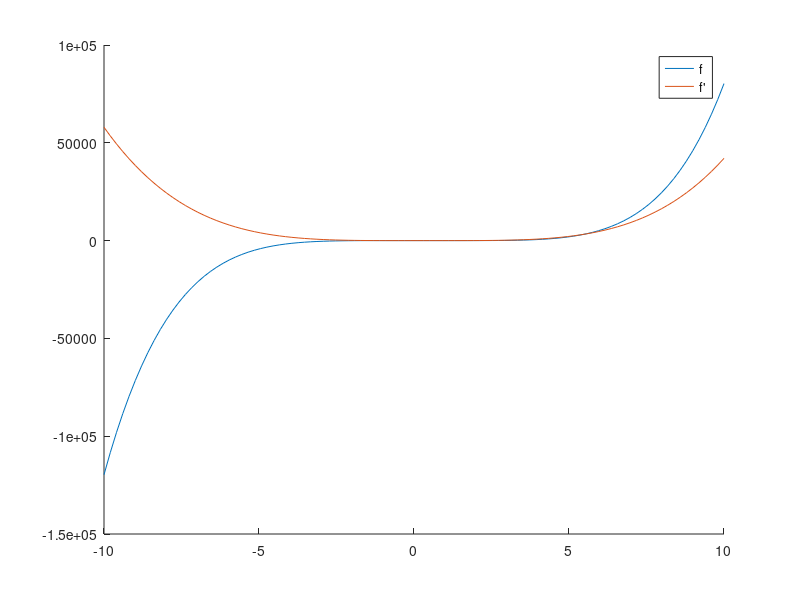

Recreate this plot in MATLAB. (Note: this script raises an error after producing the figure.)
%% Aufgabe 1
%% a)

clear
% functions
f = @(x) x.^5 - x.^4 * 2 + x.^2*3 - 3 * x + 1;
df = @(x) 5*x.^4 - 8*x.^3 + 6*x - 3;
x = linspace(-10,10,100);

figure(1);
hold on
plot(x,f(x))
plot(x,df(x))
legend('f','f''');
hold off

% polynom coefficients
p = [1,-2,0,3,-3,1];


x = 2;

xs = linspace(-10-10i,10+10i,800);

zs_old = xs - 1.0;
zs_new = xs;

while norm(zs_new - zs_old) > eps
    zs_old = zs_new;
    zs_new = PolyNewtonSchritt(p,zs_old);
end
zs = zs_new;

[~,idx] = unique(round(zs ./ (0.001 * (1+i))));

fprintf('a) Nullstellen: \n');

zs = zs(idx);
disp(zs);

%% b)

x = -10-10i;

xz = [x - 1.0, x];

while norm(xz(end) - xz(end-1)) > eps
    xz = [xz,PolyNewtonSchritt(p,xz(end))];
end

disp('b):');
xinf = xz(end);
fprintf('xinf: %f %+fi\n', real(xinf), imag(xinf));

pkavg = [];

% ck = e

for idx = 3:length(xz)-1
    pk1 = log(abs(xz(idx-2) - xinf)) / log(abs(xz(idx-1) - xinf));
    pk2 = log(abs(xz(idx-1) - xinf)) / log(abs(xz(idx) - xinf));
    pkavg = [pkavg, (pk1 + pk2)/2.0];
end

x = 1:1:length(pkavg);

figure(2)
plot(x,pkavg)
xlabel('k')
ylabel('p_k')
title('Konvergenzrate p_k');







